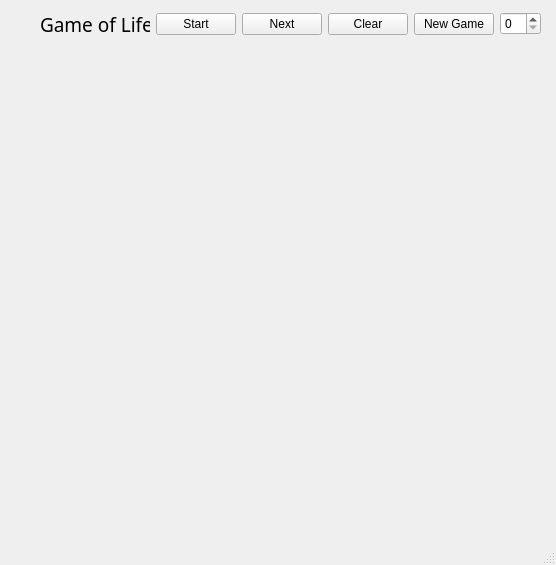
<?xml version="1.0" encoding="UTF-8"?>
<ui version="4.0">
 <class>MainWindow</class>
 <widget class="QMainWindow" name="MainWindow">
  <property name="geometry">
   <rect>
    <x>0</x>
    <y>0</y>
    <width>556</width>
    <height>565</height>
   </rect>
  </property>
  <property name="windowTitle">
   <string>MainWindow</string>
  </property>
  <widget class="QWidget" name="centralwidget">
   <widget class="QWidget" name="gridLayoutWidget">
    <property name="geometry">
     <rect>
      <x>20</x>
      <y>50</y>
      <width>531</width>
      <height>461</height>
     </rect>
    </property>
    <layout class="QGridLayout" name="gridLayout">
     <property name="sizeConstraint">
      <enum>QLayout::SetFixedSize</enum>
     </property>
     <property name="leftMargin">
      <number>0</number>
     </property>
     <property name="bottomMargin">
      <number>0</number>
     </property>
     <property name="spacing">
      <number>6</number>
     </property>
    </layout>
   </widget>
   <widget class="QWidget" name="layoutWidget">
    <property name="geometry">
     <rect>
      <x>40</x>
      <y>10</y>
      <width>501</width>
      <height>28</height>
     </rect>
    </property>
    <layout class="QHBoxLayout" name="horizontalLayout">
     <item>
      <widget class="QLabel" name="label">
       <property name="font">
        <font>
         <family>Impact</family>
         <pointsize>14</pointsize>
        </font>
       </property>
       <property name="text">
        <string>Game of Life  </string>
       </property>
      </widget>
     </item>
     <item>
      <widget class="QPushButton" name="StartButton">
       <property name="font">
        <font>
         <bold>false</bold>
        </font>
       </property>
       <property name="text">
        <string>Start</string>
       </property>
      </widget>
     </item>
     <item>
      <widget class="QPushButton" name="NextButton">
       <property name="font">
        <font>
         <bold>false</bold>
        </font>
       </property>
       <property name="text">
        <string>Next</string>
       </property>
      </widget>
     </item>
     <item>
      <widget class="QPushButton" name="ClearButton">
       <property name="font">
        <font>
         <bold>false</bold>
        </font>
       </property>
       <property name="text">
        <string>Clear</string>
       </property>
      </widget>
     </item>
     <item>
      <widget class="QPushButton" name="createBoard">
       <property name="font">
        <font>
         <bold>false</bold>
        </font>
       </property>
       <property name="text">
        <string>New Game</string>
       </property>
      </widget>
     </item>
     <item>
      <widget class="QSpinBox" name="boardDimension"/>
     </item>
    </layout>
   </widget>
  </widget>
  <widget class="QMenuBar" name="menubar">
   <property name="geometry">
    <rect>
     <x>0</x>
     <y>0</y>
     <width>556</width>
     <height>21</height>
    </rect>
   </property>
  </widget>
  <widget class="QStatusBar" name="statusbar"/>
 </widget>
 <resources/>
 <connections>
  <connection>
   <sender>boardDimension</sender>
   <signal>valueChanged(int)</signal>
   <receiver>boardDimension</receiver>
   <slot>setValue(int)</slot>
   <hints>
    <hint type="sourcelabel">
     <x>337</x>
     <y>356</y>
    </hint>
    <hint type="destinationlabel">
     <x>337</x>
     <y>356</y>
    </hint>
   </hints>
  </connection>
 </connections>
</ui>
